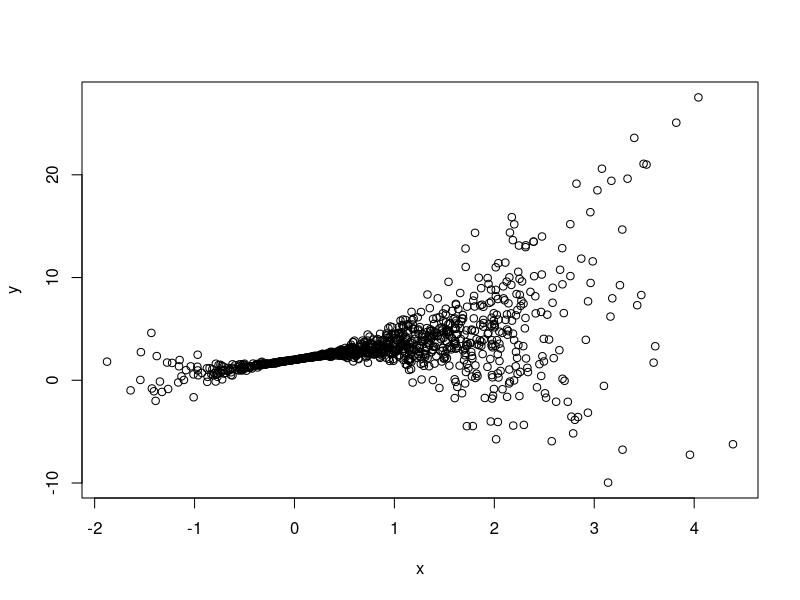
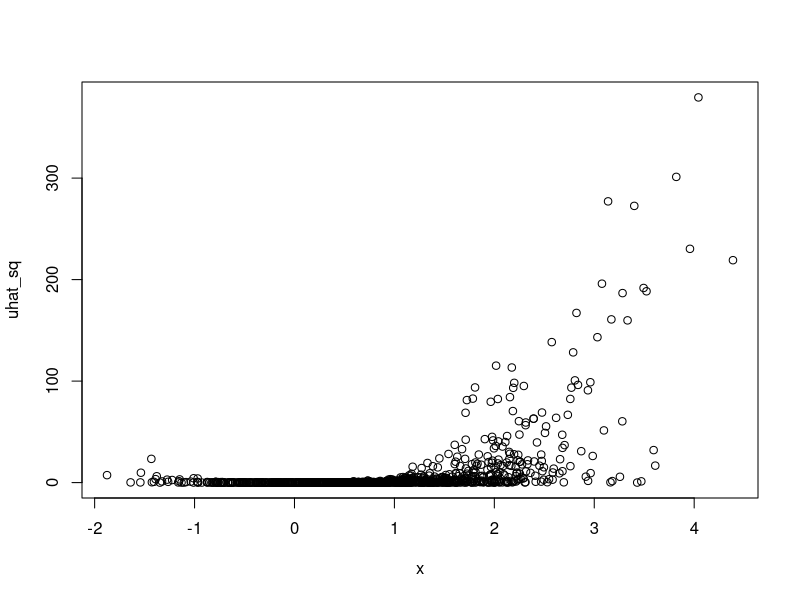

The R source for these figures, in order:
n<- 1000
b0 <- 2
b1 <- 1.5
sigma <- 1

x<- rnorm(n, mean=1, sd= sigma)
e <- rnorm(n, mean=0, sd=sigma*x^2)
y<- b0+b1*x+e
model <- lm(y~x)
plot(x,y)
model
summary(model)


#White test
u_hat <- model$residuals; u_hat

uhat_sq <- u_hat^2
plot(x, uhat_sq)

aux <- lm(uhat_sq~ x+ I(x^2)+ I(x^3))
summary_aux<- summary(aux)[8]$r.squared

Lm_test <- n*summary_aux
Lm_test
pchisq(Lm_test,2,lower.tail = FALSE)








